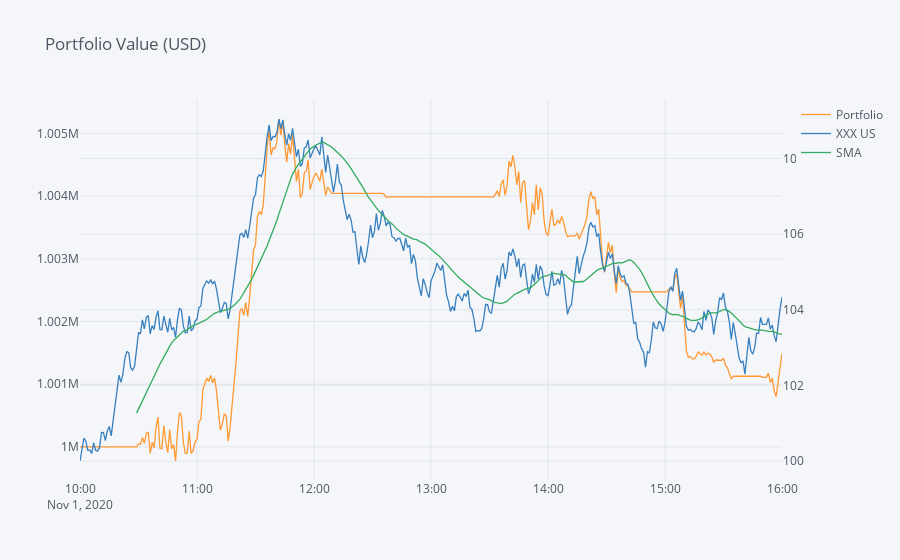

Source (notebook cell):
### Code cell
columns = ["Portfolio", "XXX US", "SMA"]

df[columns].iplot(
    secondary_y=["XXX US", "SMA"],
    title="Portfolio Value (USD)",
)

### Figure 1 — Plotly figure (JSON) as saved in the notebook; plotly's stock layout.template omitted (floating-point values rounded to 4 significant figures; data arrays with more than 128 entries replaced by an {"elided": "..."} marker saying what was removed)
{"data": [{"line": {"color": "rgba(255, 153, 51, 1.0)", "dash": "solid", "shape": "linear", "width": 1.3}, "mode": "lines", "name": "Portfolio", "text": "", "type": "scatter", "x": {"elided": "361 str values"}, "y": {"elided": "361 float values"}}, {"line": {"color": "rgba(55, 128, 191, 1.0)", "dash": "solid", "shape": "linear", "width": 1.3}, "mode": "lines", "name": "XXX US", "text": "", "type": "scatter", "x": {"elided": "361 str values"}, "xaxis": "x", "y": {"elided": "361 float values"}, "yaxis": "y2"}, {"line": {"color": "rgba(50, 171, 96, 1.0)", "dash": "solid", "shape": "linear", "width": 1.3}, "mode": "lines", "name": "SMA", "text": "", "type": "scatter", "x": {"elided": "361 str values"}, "xaxis": "x", "y": {"elided": "361 mixed values"}, "yaxis": "y2"}], "layout": {"legend": {"bgcolor": "#F5F6F9", "font": {"color": "#4D5663"}}, "paper_bgcolor": "#F5F6F9", "plot_bgcolor": "#F5F6F9", "title": {"font": {"color": "#4D5663"}, "text": "Portfolio Value (USD)"}, "xaxis": {"gridcolor": "#E1E5ED", "showgrid": true, "tickfont": {"color": "#4D5663"}, "title": {"font": {"color": "#4D5663"}, "text": ""}, "zerolinecolor": "#E1E5ED"}, "yaxis": {"gridcolor": "#E1E5ED", "showgrid": true, "tickfont": {"color": "#4D5663"}, "title": {"font": {"color": "#4D5663"}, "text": ""}, "zerolinecolor": "#E1E5ED"}, "yaxis2": {"anchor": "x", "gridcolor": "#E1E5ED", "overlaying": "y", "showgrid": true, "side": "right", "tickfont": {"color": "#4D5663"}, "title": {"text": ""}, "zerolinecolor": "#E1E5ED"}}}
